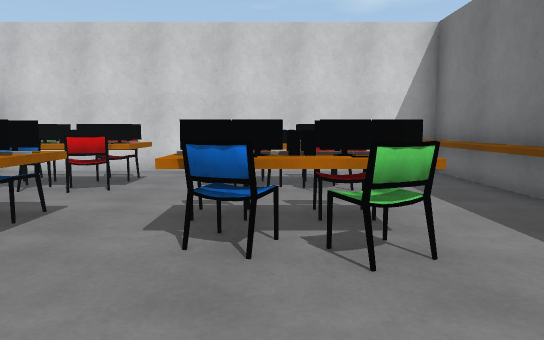
[1] (above)

15 first-person views from a walk through a Unity game level. The camera is 1.2 m above the floor, tilts 6° down and sees 70° across. The floor is counted in squares, 1.06 m on a side. Each view is taken from the middle of a square. On the plan, view 1 faces up. The plan holds only what a view shows up to about 15 squares ahead; the rest is blank. The place goes on beyond the plan. The player is left out. Surface patterns are stand-ins for the level's own textures.

[2]
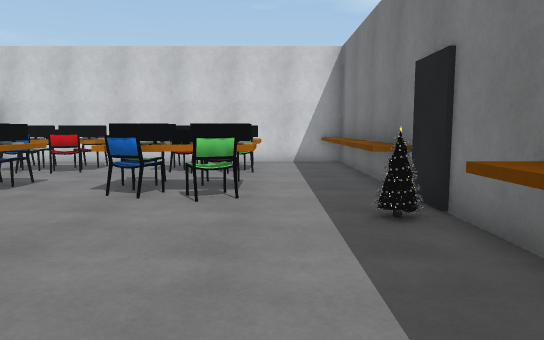

[3]
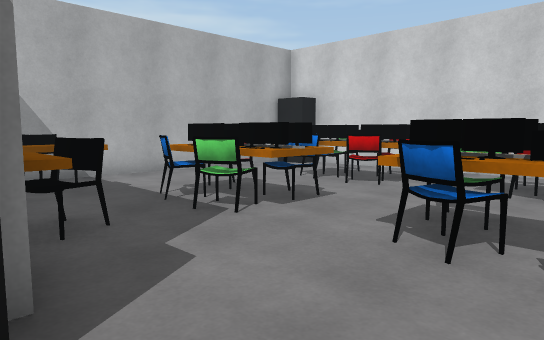

[4]
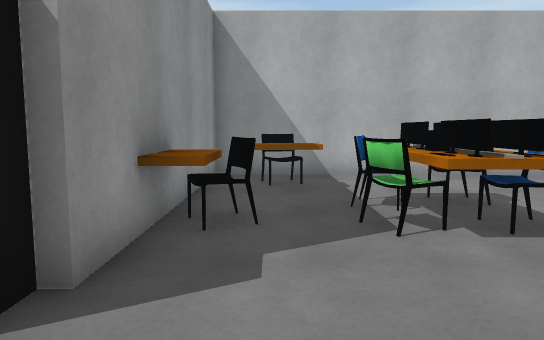

[5]
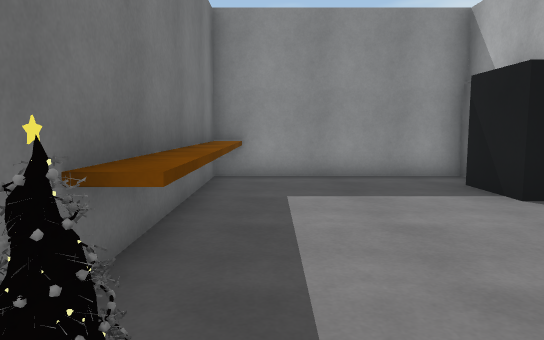

[6]
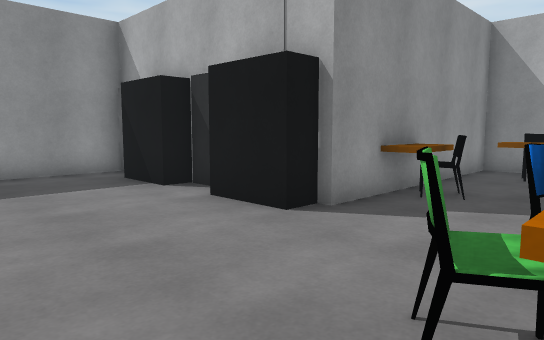

[7]
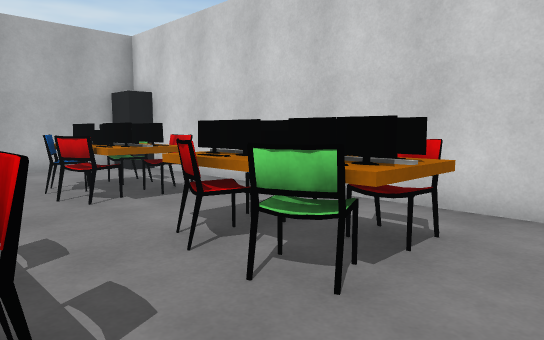

[8]
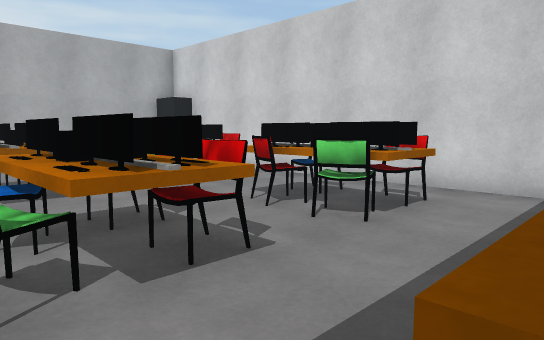

[9]
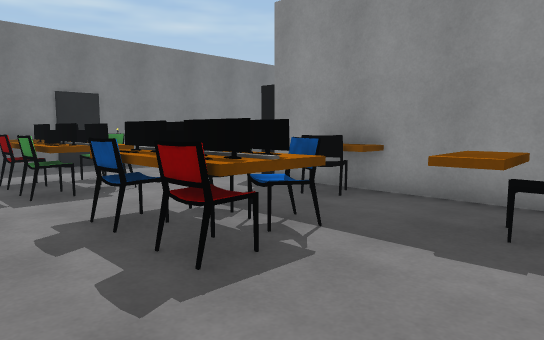

[10]
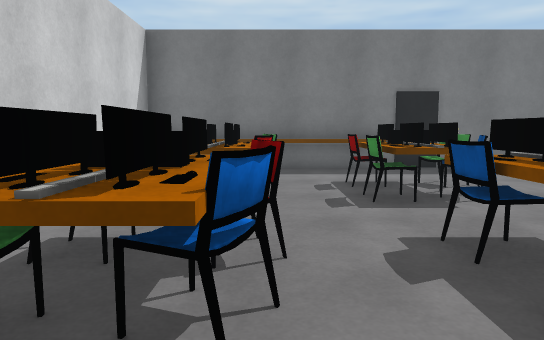

[11]
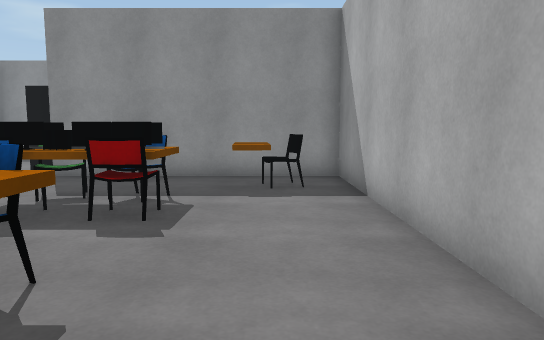

[12]
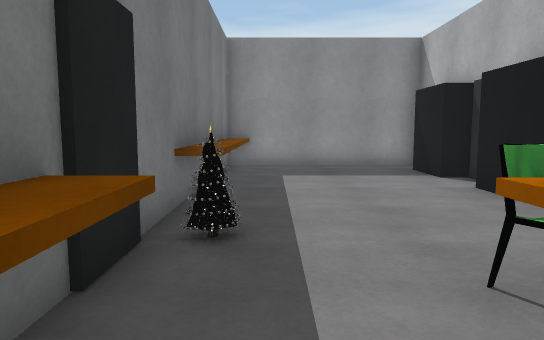

[13]
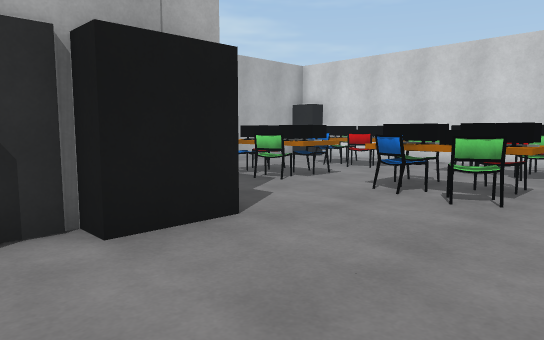

[14]
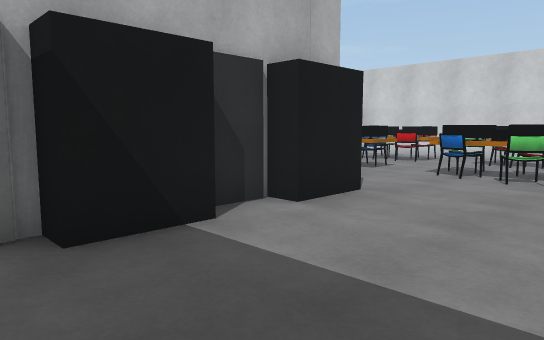

[15]
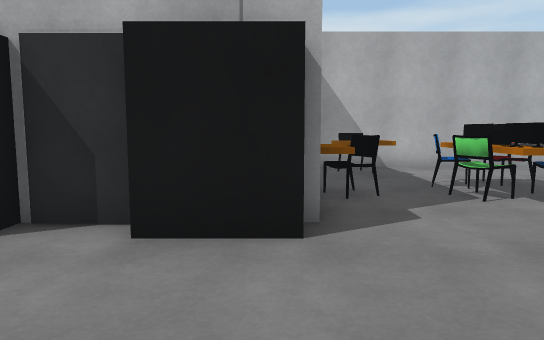

### Floor plan
Points are (right, up) in squares from view 1. A wall is a line through its corners. A room is listed if a view was taken in it or the views show most of it. See-through windows are left out.
Room 1 (views 1, 2, 3, 4, 5, 6, 7, 8, 9, 10, 11, 12, 13, 14, 15)
walls: (-2.7, 4.1) (-3.5, 4.1); (-0.4, 4.1) (-1, 4.1) (-0.5, 4.1); (-1.8, 0.3) (-1, 0.3) (-1, -1.5) (-1.5, -1.5) (-1.5, -3.1) (-1, -3.1) (-1, -4.9) (-1.5, -4.9) (-1.5, -6.4) (4.4, -6.4) (4.4, 10.6) (-7.5, 10.6) (-7.5, 9.9) (-8.6, 9.9) (-8.6, 0.6) (-1.6, 0.6); (-0.4, 7.7) (-1, 7.7)
low walls: (-3.1, 1.4) (-3.1, 0.5); (-6.3, 2.6) (-6.2, 1.6); (4.1, 3.6) (3.7, 3.6) (3.7, 8.8); (3.7, -4.2) (3.7, 0.6) (4.5, 0.6)
objects: chair (-7, 2) to (-7, 3); chair (-5, 3); table (-5, 4); chair (-5, 5); chair (-5, 7); table (-5, 8); chair (-5, 9); chair (-4, 1) to (-4, 2); chair (-4, 3); other object (-4, 4); computer (-4, 5); chair (-4, 7) to (-3, 7); other object (-4, 8); chair (-4, 9) to (-3, 9); chair (-3, 5); table (-3, 8); chair (-1, 5); chair (-1, 9) to (0, 9); other object (0, 3); other object (0, 4); other object (0, 5); chair (0, 7); other object (0, 8); chair (1, 3); table (1, 4); chair (1, 5); chair (1, 7); table (1, 8); chair (1, 9); tree (4, 2)

Positions as (right, up) in squares from view 1, and headings:
1: (0, 0), facing up
2: (2, -3), facing up
3: (1, 0), facing up-left
4: (1, 2), facing left
5: (3, 3), facing down
6: (3, 4), facing down-left
7: (3, 5), facing up-left
8: (4, 3), facing up-left
9: (-8, 7), facing down-right
10: (-7, 7), facing right
11: (-7, 10), facing down
12: (3, 6), facing down
13: (3, -3), facing up-left
14: (3, -6), facing up-left
15: (3, 0), facing left
